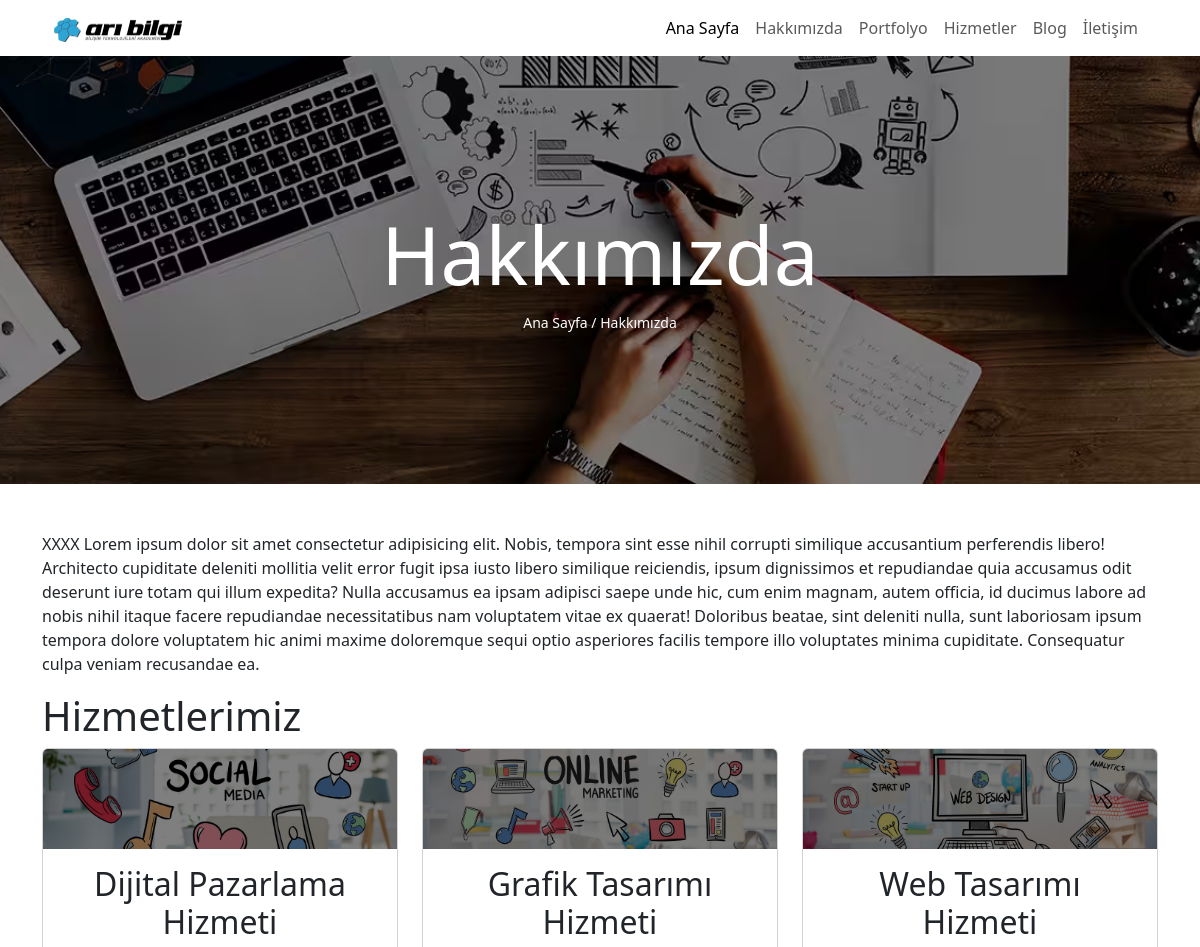
/hakkimizda.php (upper part), run on an earlier commit of the app's database.
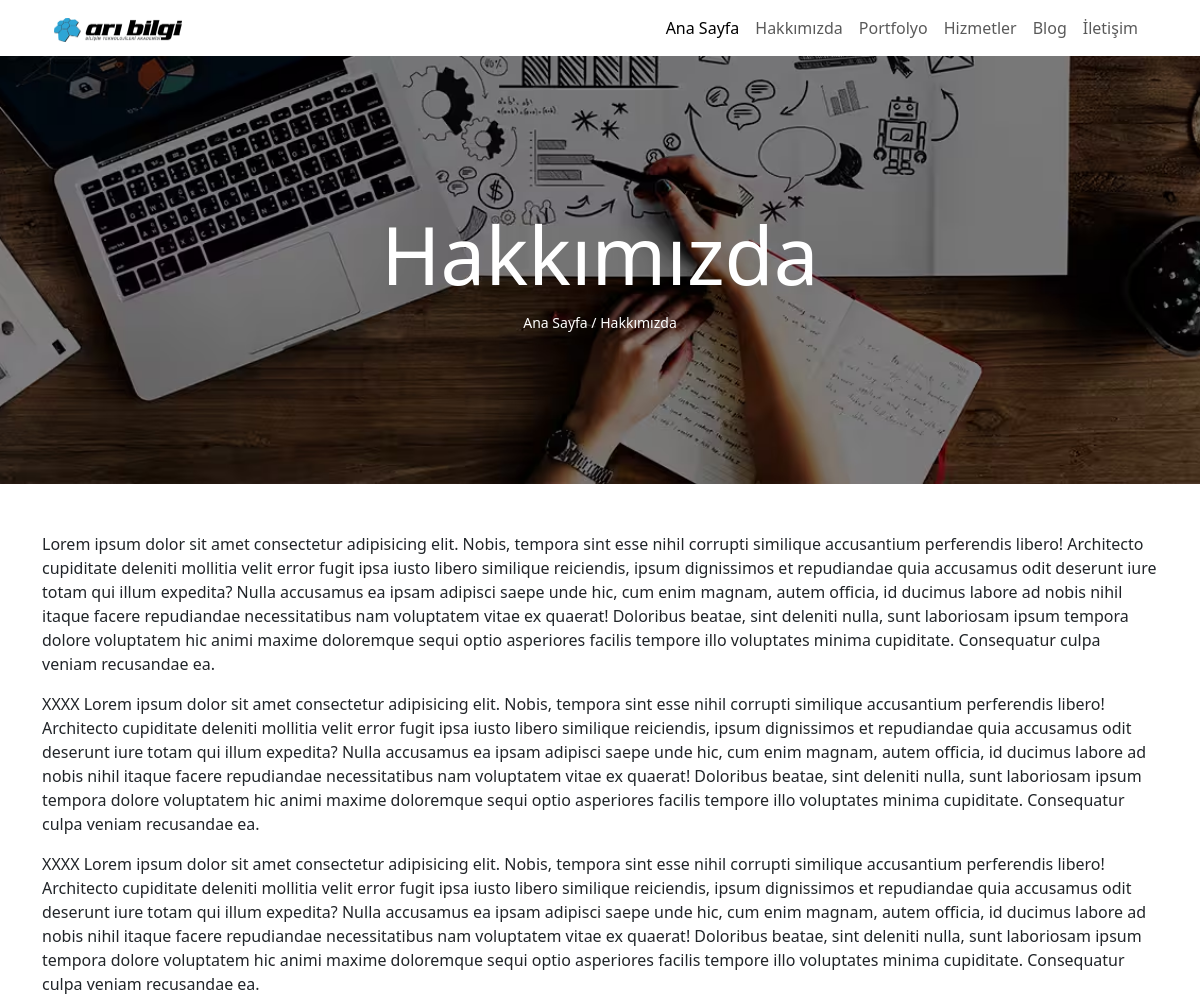
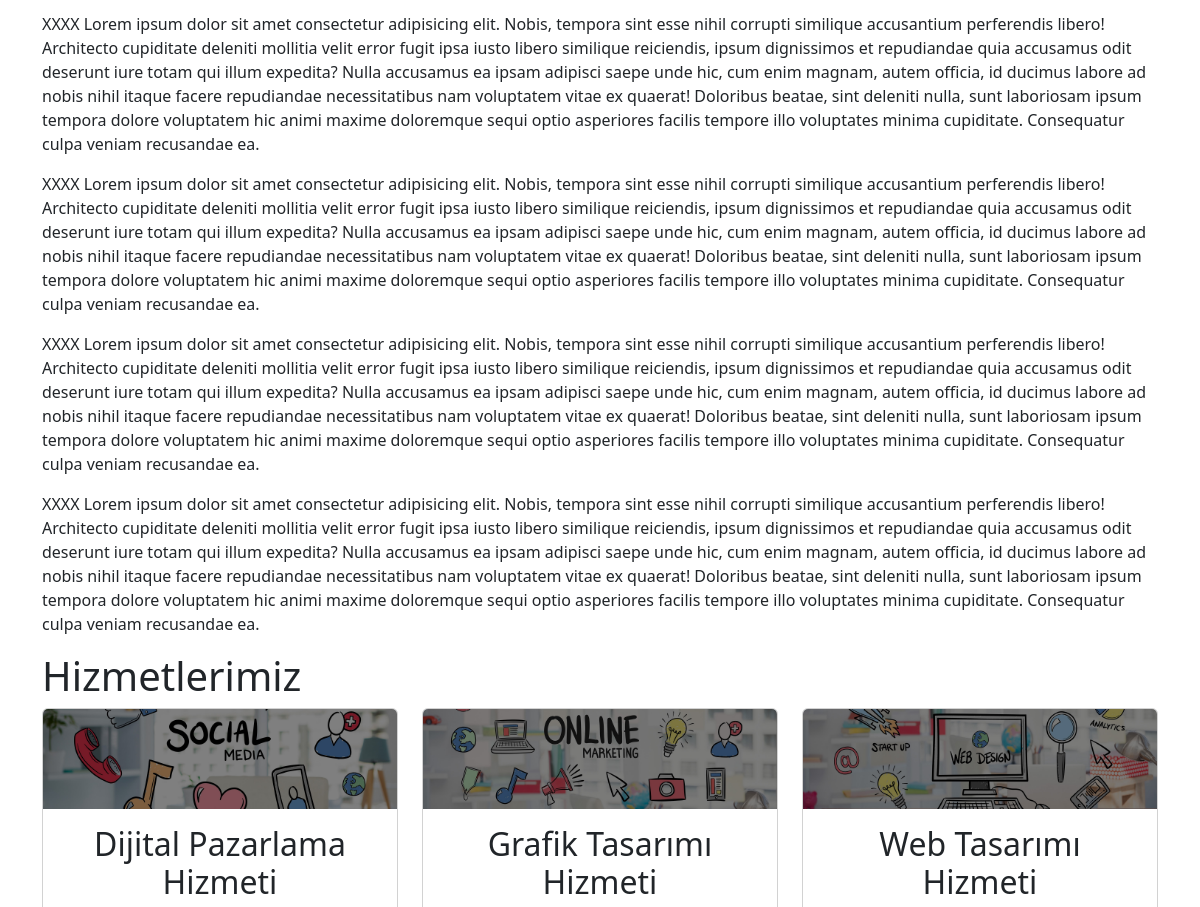
And on a later commit of the database (2 pictures, top to bottom).
### tables this page shows
CREATE TABLE `hakkimizda` (
  `id` int(11) NOT NULL,
  `baslik` varchar(20) NOT NULL,
  `aciklama` text NOT NULL,
  `metaDesc` text NOT NULL,
  `gorsel` text NOT NULL,
  `alt` text NOT NULL
);

### hakkimizda.php (the view, shortened to what this page needs)
<?php
require_once('header.php');
$about = $db->prepare('select * from hakkimizda order by id desc limit 1');
$about->execute();
$aboutRow = $about->fetch();
?>
<section id="aboutUs" class="banner text-white" style="background: url(<?php echo substr($aboutRow['gorsel'], 1); ?>);">
    <div class="container">
        <div class="row">
            <div class="col-12 text-center">
                <h1 class="display-1"><?php echo $aboutRow['baslik']; ?></h1>
                <small>
                    <a href="index.php" class="text-white">Ana Sayfa</a> / <?php echo $aboutRow['baslik']; ?>
                </small>
            </div>
        </div>
    </div>
</section>
<section id="aboutUs" class="py-5">
    <div class="container">
        <div class="row">
            <div class="col-12">
                <?php echo $aboutRow['aciklama']; ?>
            </div>
        </div>
        <div class="row">
            <div class="col-12">
                <h1>Hizmetlerimiz</h1>
            </div>
            <?php
            $hizmetler = $db->prepare('select * from hizmetler order by baslik asc');
            $hizmetler->execute();
            if ($hizmetler->rowCount()) {
                foreach ($hizmetler as $hizmetlerRow) {
            ?>
                    <div class="col-md-4">
                        <div class="card">
                            <img src="<?php echo substr($hizmetlerRow['gorsel'], 1); ?>" alt="<?php echo $hizmetlerRow['baslik']; ?>" class="card-img-top">
                            <div class="card-body">
                                <h2 class="text-center"><?php echo $hizmetlerRow['baslik']; ?></h2>
                            </div>
                        </div>
                    </div>
            <?php
                }
            }
            ?>
        </div>
    </div>
</section>
<?php require_once('footer.php'); ?>

What changed in the data, as far as the page shows it:
changed hakkimizda "Hakkımızda": aciklama "XXXX Lorem ipsum dolor…" → "Lorem ipsum dolor sit amet consectetur adipisicing elit. Nobis, tempora sint esse nihil corrupti similique accusantium perferendis libero! Architecto cupiditate deleniti mollitia velit error fugit ipsa iusto libero similique reiciendis, ipsum dignissimos et repudiandae quia accusamus odit deserunt iure totam qui illum expedita? Nulla accusamus ea ipsam adipisci saepe unde hic, cum enim magnam, autem officia, id ducimus labore ad nobis nihil itaque facere repudiandae necessitatibus nam voluptatem vitae ex quaerat! Doloribus beatae, sint deleniti nulla, sunt laboriosam ipsum tempora dolore voluptatem hic animi maxime doloremque sequi optio asperiores facilis tempore illo voluptates minima…"
